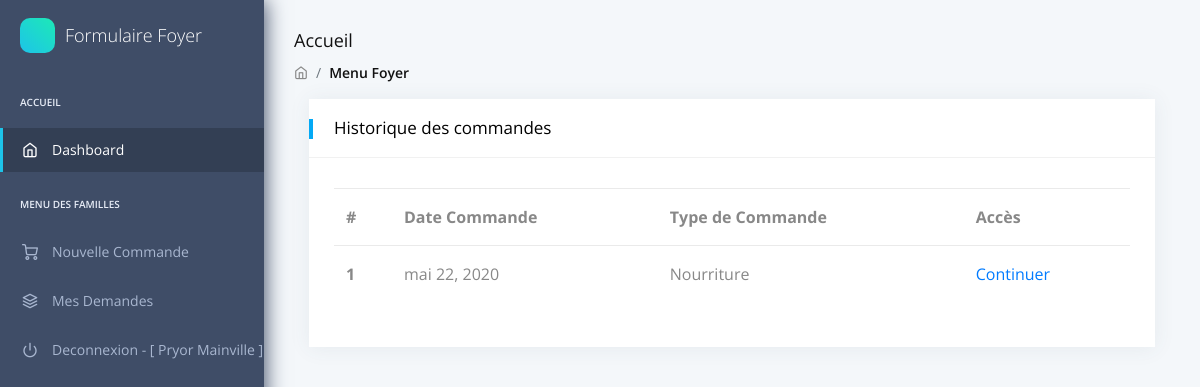
The page /1/demandes on the database its author committed.
### forms/models.py (models this page shows, shortened)
class Compte(models.Model):
    nom = models.CharField(max_length=100)
    email = models.EmailField(max_length=100)
    mot_de_passe = models.CharField(max_length=100)
    numero_tel = models.CharField(max_length=100)
    adresse = models.CharField(max_length=100)
    departement = models.CharField(max_length=100)
    ville = models.CharField(max_length=100)
    date_inscription = models.DateField(auto_now=True)
    membres = models.ManyToManyField(Membre)
    demandes = models.ManyToManyField(Demande)

class Demande(models.Model):
    type = models.CharField(max_length=200,default="Nourriture", choices=type_choices)
    items= models.ManyToManyField(Item)
    date_demande = models.DateField(auto_now=True)

### forms/views.py (the view)
# urls.py: path("<int:id>/demandes", views.demandes),
def demandes(request, id):
    c = Compte.objects.get(id=id)
    return render(request, 'forms/demandes.html', locals())

### forms/templates/forms/demandes.html (shortened to what this page needs)
<head>
    <link rel="stylesheet" href="/static/assets/fonts/fontawesome/css/fontawesome-all.min.css">
    <link rel="stylesheet" href="/static/assets/plugins/animation/css/animate.min.css">
    <link rel="stylesheet" href="/static/assets/css/style.css">
</head>
<nav class="pcoded-navbar">
    <div class="navbar-wrapper">
        <div class="navbar-brand header-logo">
            <a target="_blank" class="b-brand">
                <div class="b-bg">
                </div>
                <span class="b-title">Formulaire Foyer</span>
            </a>
        </div>
        <div class="navbar-content scroll-div">
            <ul class="nav pcoded-inner-navbar">
                <li class="nav-item pcoded-menu-caption">
                    <label>Accueil</label>
                </li>
                <li data-username="dashboard Default Ecommerce CRM Analytics Crypto Project" class="nav-item active">
                    <a href="/" class="nav-link "><span class="pcoded-micon"><i
                                class="feather icon-home"></i></span><span class="pcoded-mtext">Dashboard</span></a>
                </li>
                <li class="nav-item pcoded-menu-caption">
                    <label>Menu des Familles </label>
                </li>
                <li data-username="Create" class="nav-item"><a href="/{{id}}/create" class="nav-link"><span class="pcoded-micon"><i class="feather icon-shopping-cart"></i></span><span class="pcoded-mtext">Nouvelle Commande </span></a></li>
                <li data-username="Create" class="nav-item"><a href="/{{id}}/demandes" class="nav-link"><span class="pcoded-micon"><i class="feather icon-layers"></i></span><span class="pcoded-mtext">Mes Demandes </span></a></li>
                <li data-username="Disabled Menu" class="nav-item">
                    <a href={% url 'logout' %} class="nav-link">
                        <span class="pcoded-micon">
                            <i class="feather icon-power"></i>
                        </span>
                        <span class="pcoded-mtext">Deconnexion - [ {{c.nom}} ]</span>
                    </a>
                </li>
            </ul>
        </div>
    </div>
</nav>
<div class="pcoded-main-container">
    <div class="pcoded-wrapper">
<div class="pcoded-content">
    <div class="pcoded-inner-content">
        <div class="page-header">
            <div class="page-block">
                <div class="row align-items-center">
                    <div class="col-md-12">
                        <div class="page-header-title">
                            <h5 class="m-b-10">Accueil</h5>
                        </div>
                        <ul class="breadcrumb">
                            <li class="breadcrumb-item"><a href="/"><i class="feather icon-home"></i></a></li>
                            <li class="breadcrumb-item"><a href="javascript:">Menu Foyer</a></li>
                        </ul>
                    </div>
                </div>
            </div>
        </div>
        <div class="main-body">
            <div class="page-wrapper">
				<div class="col-xl-12">
					<div class="card">
						<div class="card-header">
							<h5>Historique des commandes</h5>
						</div>
						<div class="card-block tab  le-border-style">
							<div class="table-responsive">
								<table class="table">
									<thead>
										<tr>
											<th>#</th>
											<th>Date Commande</th>
                                            <th>Type de Commande</th>
                                            <th>Accès</th>
										</tr>
									</thead>
									<tbody>
                                        {% for d in c.demandes.all %}
                                        <tr>
											<th scope="row">1</th>
											<td>{{d.date_demande}}</td>
                                            <td>{{d.type}}</td>
                                            <td><a href="/{{id}}/{{d.id}}">Continuer</a></td>
										</tr>
                                        {% endfor %}
									</tbody>
								</table>
							</div>
						</div>
					</div>
				</div>
				</div>
			</body>
			</html>
            </div>
        </div>
    </div>
</div>
    </div>
</body>
</html>

### rows shown on the page
Compte: nom "Pryor Mainville"
Demande: date_demande "mai 22, 2020", type "Nourriture"
